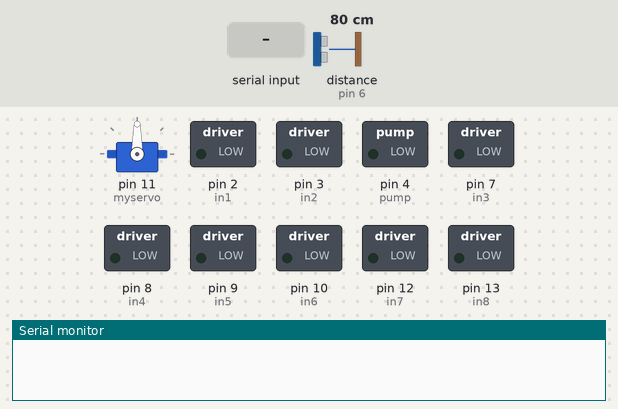
The sketch below on a simulated Arduino Uno, built with avr-gcc and run on an emulated ATmega328P. On the bench: servo, switched loads named in the sketch (green lamp = pin HIGH), the last lines printed to the serial monitor. The test bench sets the inputs (shaded band); at power-on: distance to the obstacle (sensor on pin 6) 80 cm. The echo pulse lasts 58.3 µs per cm; pins used as bus, display or sensor lines are not drawn.

Above: at 1.2 s.
1.3 s: byte 112 ('p') received over Serial
At 4.2 s:
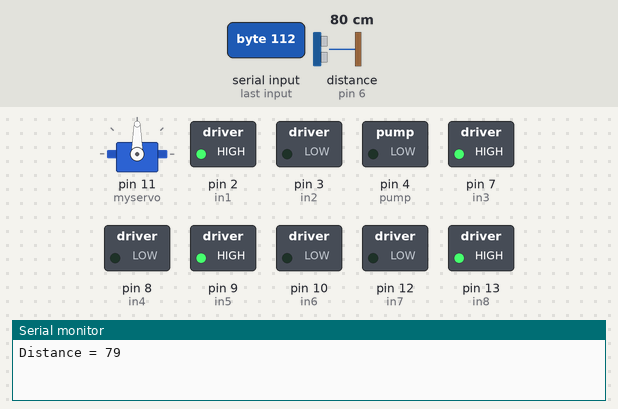
4.3 s: distance to the obstacle (sensor on pin 6) set to 34 cm
7.3 s: distance to the obstacle (sensor on pin 6) set to 28 cm
8.8 s: distance to the obstacle (sensor on pin 6) set to 35 cm
At 10.7 s:
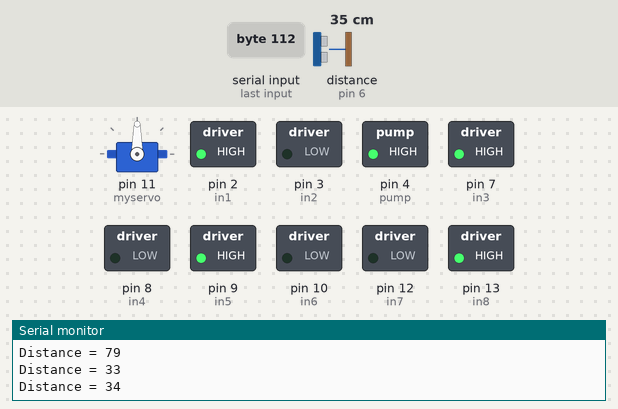
11.8 s: distance to the obstacle (sensor on pin 6) set to 2 cm
At 14.2 s:
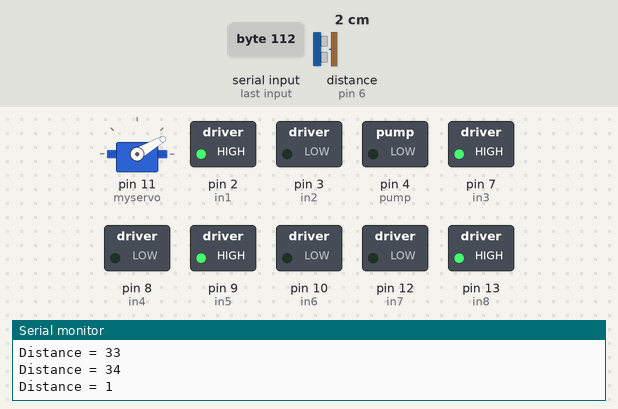
14.8 s: distance to the obstacle (sensor on pin 6) set to 4 cm
At 17.3 s:
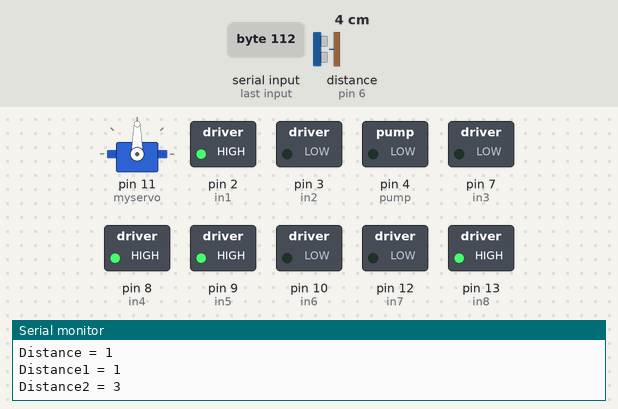
Timing chart, 0 to 36.4 s (numbered marks = the images above; inputs shaded):
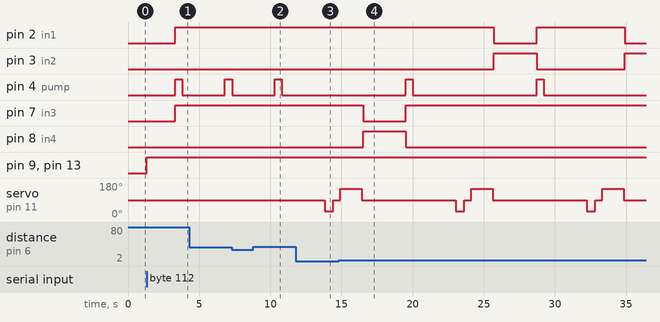

Measured:
- the behaviour switches between 2 and 3 cm on distance to the obstacle (sensor on pin 6) (found by bisection; images 3 and 4)
- after the input at 1.3 s, pin 2 (in1), pin 7 (in3): LOW → HIGH after 2.0 s; pin 4 (pump): LOW → HIGH after 2.0 s, → LOW 0.50 s later; pin 9 (in5), pin 13 (in8): LOW → HIGH at once
- after the input at 8.8 s, pin 4 (pump): LOW → HIGH after 1.5 s, → LOW 0.50 s later; servo on pin 11 (myservo): stays 90° (without the input it goes to 30° after 1.5 s)
- after the input at 11.8 s, pin 4 (pump): stays LOW (without the input it goes to HIGH after 2.0 s); servo on pin 11 (myservo): 90° → 30° after 2.0 s, → 90° 0.60 s later
- after the input at 14.8 s, pin 7 (in3): HIGH → LOW after 1.7 s, → HIGH 3.0 s later; pin 8 (in4): LOW → HIGH after 1.7 s, → LOW 3.0 s later

The sketch:

19CCE384_Project_Code.ino
```cpp
#include <Servo.h>

Servo myservo;  // create servo object to control a servo
int pos = 0;  // variable to store the servo position
const int trigPin = 5; // Trigger Pin of Ultrasonic Sensor
const int echoPin = 6; // Echo Pin of Ultrasonic Sensor
int duration;
int distance;
// Motor A connections
int in1 = 2;
int in2 = 3;
// Motor B connections
int in3 = 7;
int in4 = 8;
// vacuum cleaner connections
int in5 = 9;
int in6 = 10;
//pump connections
int in7 = 12;
int in8 = 13;
int pump = 4;
unsigned int val;

void setup() {
  // attaches the servo on pin 10 to the servo object
  myservo.attach(11);
  Serial.begin(9600);

  pinMode(in1, OUTPUT);
  pinMode(in2, OUTPUT);
  pinMode(in3, OUTPUT);
  pinMode(in4, OUTPUT);
  pinMode(in5, OUTPUT);
  pinMode(in6, OUTPUT);
  pinMode(in7, OUTPUT);
  pinMode(in8, OUTPUT);
  pinMode(pump, OUTPUT);
  pinMode(trigPin, OUTPUT);
  pinMode(echoPin, INPUT);
}

void loop() {
  if (Serial.available() > 0) {
    val = Serial.read();
    if (val == 'm') {
      while (val != 'n') {
        val = Serial.read();
        if (val == 'w') {
          forward();
        }
        if (val == 's') {
          back();
        }
        if (val == 'a') {
          left();
        }
        if (val == 'd') {
          right();
        }
        if (val == 'q') {
          off();
        }
        if (val == 'v') {
          vacuum_on();
        }
        if (val == 'b') {
          vacuum_off();
        }
        if (val == 'g') {
          mop_on();
        }
        if (val == 'h') {
          mop_off();
        }
        if (val == 'u') {
          pump_on();
        }
      }
      if (val == 'n') {
        off();
      }
    }
    if (val == 'p') {
      vacuum_on();
      mop_on();
      while (val != 'o') {
        val = Serial.read();
        int d, d1, d2;
        myservo.write(90);
        delay(1000);

        d = measureDistance();
        Serial.print("Distance = ");
        Serial.print(d);
        Serial.println();
        delay(1000);
        if (d < 30) {
          myservo.write(30);


          // sweeps from 0 degrees to 180 degrees
//          for (pos = 60; pos <= 120; pos += 1) {
//            myservo.write(pos);
//            delay(15);
//          }

          d1 = measureDistance();
          delay(500);
          Serial.print("Distance1 = ");
          Serial.print(d1);
          Serial.println();
          delay(100);
          myservo.write(90);
          // sweeps from 180 degrees to 0 degrees
//          for (pos = 120; pos >= 0; pos -= 1) {
//            myservo.write(pos);
//            delay(15);
//          }
          delay(500);
          myservo.write(150);
          d2 = measureDistance();
          delay(500);
          Serial.print("Distance2 = ");
          Serial.print(d2);
          Serial.println();
          delay(1000);
          myservo.write(90);
          if (d1 >= d2) {

            delay(100);
            left();
            delay(3000);
            forward();
          } else {

            delay(100);
            right();
            delay(3000);
            forward();
          }
        } else {
          myservo.write(90);
          forward();
        }
        pump_on();
        delay(1000);
      }
      off();
    }
  }
}

void forward() {
   digitalWrite(in1, HIGH);
   digitalWrite(in2, LOW);
   digitalWrite(in3, HIGH);
   digitalWrite(in4, LOW);
}

void off() {
  digitalWrite(in1, LOW);
  digitalWrite(in2, LOW);
  digitalWrite(in3, LOW);
  digitalWrite(in4, LOW);
  digitalWrite(in5, LOW);
  digitalWrite(in6, LOW);
  digitalWrite(in7, LOW);
  digitalWrite(in8, LOW);
}

void left() {
  digitalWrite(in1, LOW);
  digitalWrite(in2, HIGH);
  digitalWrite(in3, HIGH);
  digitalWrite(in4, LOW);
}

void right() {
  digitalWrite(in1, HIGH);
  digitalWrite(in2, LOW);
  digitalWrite(in3, LOW);
  digitalWrite(in4, HIGH);
}

void back() {
  digitalWrite(in1, LOW);
  digitalWrite(in2, HIGH);
  digitalWrite(in3, LOW);
  digitalWrite(in4, HIGH);
}

void vacuum_on() {
  digitalWrite(in5, HIGH);
  digitalWrite(in6, LOW);
}

void vacuum_off() {
   digitalWrite(in5, LOW);
   digitalWrite(in6, LOW);
}

void mop_on() {
   digitalWrite(in7, LOW);
  digitalWrite(in8, HIGH);
}

void mop_off() {
   digitalWrite(in7, LOW);
  digitalWrite(in8, LOW);
}

long measureDistance() {
  digitalWrite(trigPin, LOW);
  delayMicroseconds(10);
  digitalWrite(trigPin, HIGH);
  delayMicroseconds(10);
  digitalWrite(trigPin, LOW);

  duration = pulseIn(echoPin, HIGH);
  distance = duration * 0.034 / 2;

  return distance;
}

void pump_on() {
  digitalWrite(pump, HIGH);
  delay(500);
  digitalWrite(pump, LOW);
}
```
